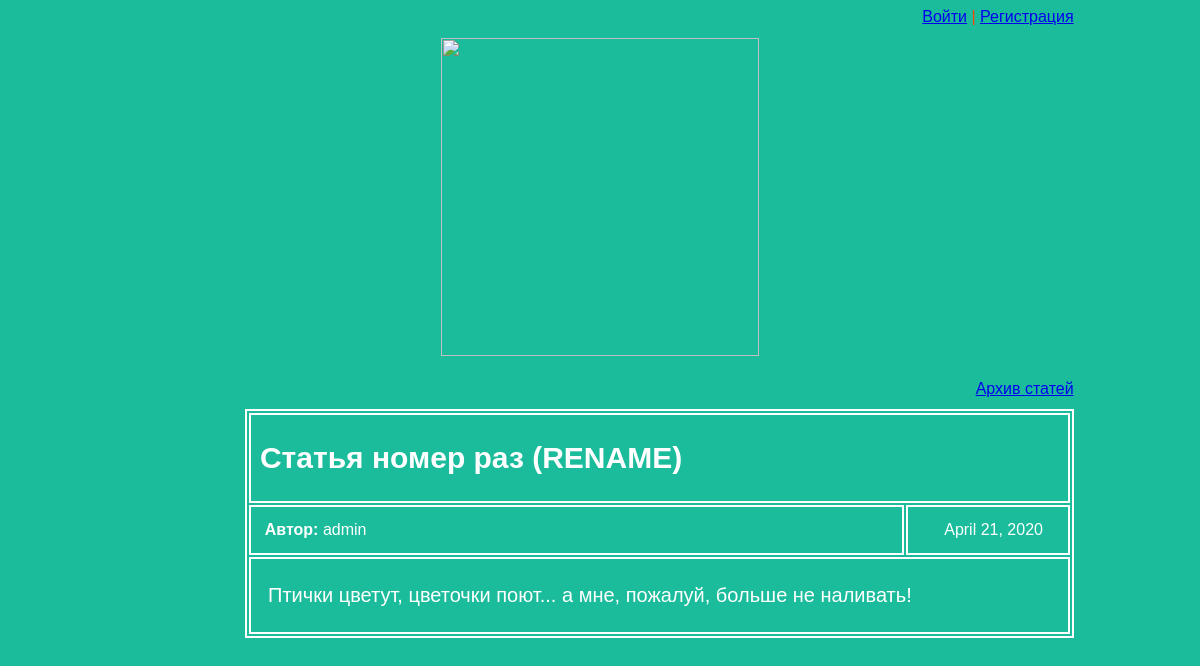
The app's page /article/2 with its own data.
### articles/models.py (models this page shows, shortened)
class Article(models.Model):
    title = models.CharField('Name in article', max_length=200)
    author = models.ForeignKey(User, on_delete=models.CASCADE)
    text = models.TextField('Text in article')
    created_date = models.DateField('Data release',auto_now_add=True)
    def get_excerpt(self):
        return self.text[:140] + "..." if len(self.text) > 140 else self.text

### articles/views.py (the view)
# urls.py: re_path(r'^article/(?P<article_id>\d+)$', views.get_article, name='get_article'),
def get_article(request, article_id):
    try:
        post = Article.objects.get(id=article_id)
        return render(request, 'content.html', {"post": post})
    except Article.DoesNotExist:
        raise Http404

### articles/templates/content.html (shortened to what this page needs)
{% load static %}
{% block head %}
    <link rel="stylesheet" href="{% static 'css/article.css' %}">
    <div class="header">
        <div class='states'>
            {% if user.is_authenticated %}
                <a href="{% url 'logout' %}">Выйти ({{ request.user }})</a>
            {% else %}
                <a href="{{ STATIC_URL }}/auth/login/">Войти</a> | <a href="{{ STATIC_URL }}/auth/registration/">Регистрация</a>
            {% endif %}
        </div>
        <a href="{{ STATIC_URL }}/"><img width='200px' src="https://s.tcdn.co/81c/c1e/81cc1ee9-0b7a-4cf8-82cf-59208b404fdc/10.png" /></a>
    </div>
    <div class='states'><a id='re' href='{{ STATIC_URL }}/'>Архив статей</a></div>
{% endblock head %}
{% block article %}
    <div class="article">
        <div class="one-post">
            <table width='100%'>
                <thead style="border:2px double;">
                <tr>
                    <th align='left' colspan='2'><h2 class="post-title">{{ post.title }}</h2></td>
                </tr>
            </thead>
            <tbody class="box" style="border:2px double;">
                    <tr>
                    <td width='80%'><p class='article-author'><b>Автор: </b>{{  post.author.username }}</p></td>
                    <td><p class="article-created-date">{{  post.created_date }}</p></td>
                </tr>
                <tr>
                    <td colspan='2'><p class="article-text">{{  post.get_excerpt }}</p></td>
                </tr>
            </tbody>
            </table>
        </div>
    </div>
{% endblock article %}

### articles/static/css/article.css (style rules this page uses)
.header img { display: block; width: 318px; margin-left: auto; margin-right: auto; margin-bottom: 2%; }
.article { width: 70%; font-family: Verdana, Geneva, Tahoma, sans-serif; margin-left: 20%; margin-right: 10%; }
.article-author { text-align: left; margin-top: 2%; margin-left: 2%; margin-bottom: 2%; }
.article-created-date { text-align: right; margin-right: 15%; }
h2 { font-size: 30px; margin-left: 1%; margin-top: 3%; }
.article-text { font-size: 20px; margin-top: 3%; margin-left: 2%; margin-right: 1%; margin-bottom: 3%; }
.states { text-align: right; margin-right: 10%; margin-bottom: 1%; color: orangered; }
table { border:2px double; margin-bottom: 2%; }
th { border:2px double; }
td { border:2px double; }
.box { display: table-footer-group; }

### records on screen
Article: title "Статья номер раз (RENAME)", author.username "admin", created_date "April 21, 2020", get_excerpt "Птички цветут, цветочки поют... а мне, пожалуй, больше не наливать!"
